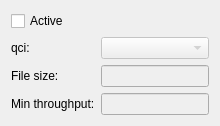
      <widget class="QWidget" name="FTPDl">
       <attribute name="title">
        <string>FTP Dl</string>
       </attribute>
       <layout class="QGridLayout" name="gridLayout_3">
        <item row="1" column="0">
         <widget class="QLabel" name="label_12">
          <property name="text">
           <string>qci:</string>
          </property>
         </widget>
        </item>
        <item row="1" column="1">
         <widget class="QComboBox" name="comboBoxFTPDlQci">
          <property name="enabled">
           <bool>false</bool>
          </property>
          <item>
           <property name="text">
            <string/>
           </property>
          </item>
          <item>
           <property name="text">
            <string>1</string>
           </property>
          </item>
          <item>
           <property name="text">
            <string>2</string>
           </property>
          </item>
          <item>
           <property name="text">
            <string>3</string>
           </property>
          </item>
          <item>
           <property name="text">
            <string>4</string>
           </property>
          </item>
          <item>
           <property name="text">
            <string>5</string>
           </property>
          </item>
          <item>
           <property name="text">
            <string>6</string>
           </property>
          </item>
          <item>
           <property name="text">
            <string>7</string>
           </property>
          </item>
          <item>
           <property name="text">
            <string>8</string>
           </property>
          </item>
          <item>
           <property name="text">
            <string>9</string>
           </property>
          </item>
         </widget>
        </item>
        <item row="2" column="0">
         <widget class="QLabel" name="label_10">
          <property name="text">
           <string>File size:</string>
          </property>
         </widget>
        </item>
        <item row="2" column="1">
         <widget class="QLineEdit" name="lineEditFTPDlFilesize">
          <property name="enabled">
           <bool>false</bool>
          </property>
         </widget>
        </item>
        <item row="3" column="0">
         <widget class="QLabel" name="label_11">
          <property name="text">
           <string>Min throughput:</string>
          </property>
         </widget>
        </item>
        <item row="3" column="1">
         <widget class="QLineEdit" name="lineEditFTPDlMinThroughput">
          <property name="enabled">
           <bool>false</bool>
          </property>
         </widget>
        </item>
        <item row="0" column="0">
         <widget class="QCheckBox" name="checkBoxFTPDl">
          <property name="text">
           <string>Active</string>
          </property>
         </widget>
        </item>
       </layout>
      </widget>
